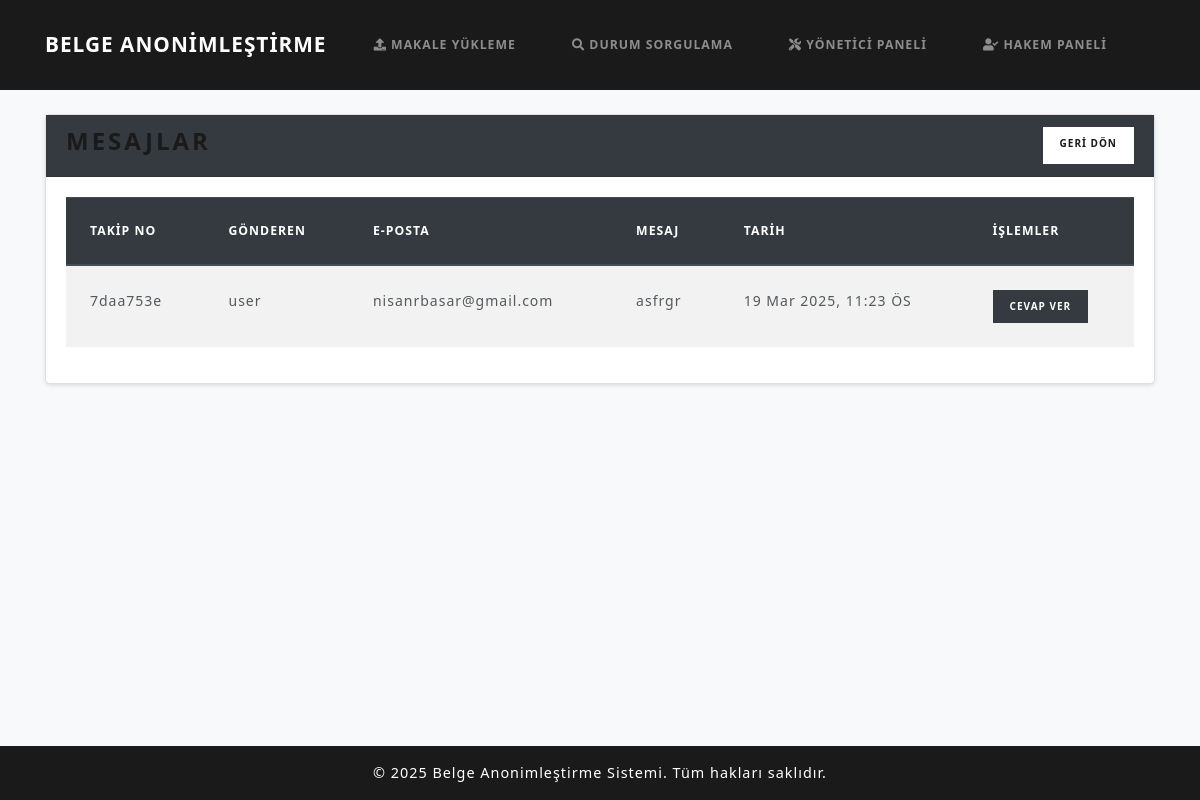
Page /makalesistemi/yonetici/messages/ on the earlier database version.
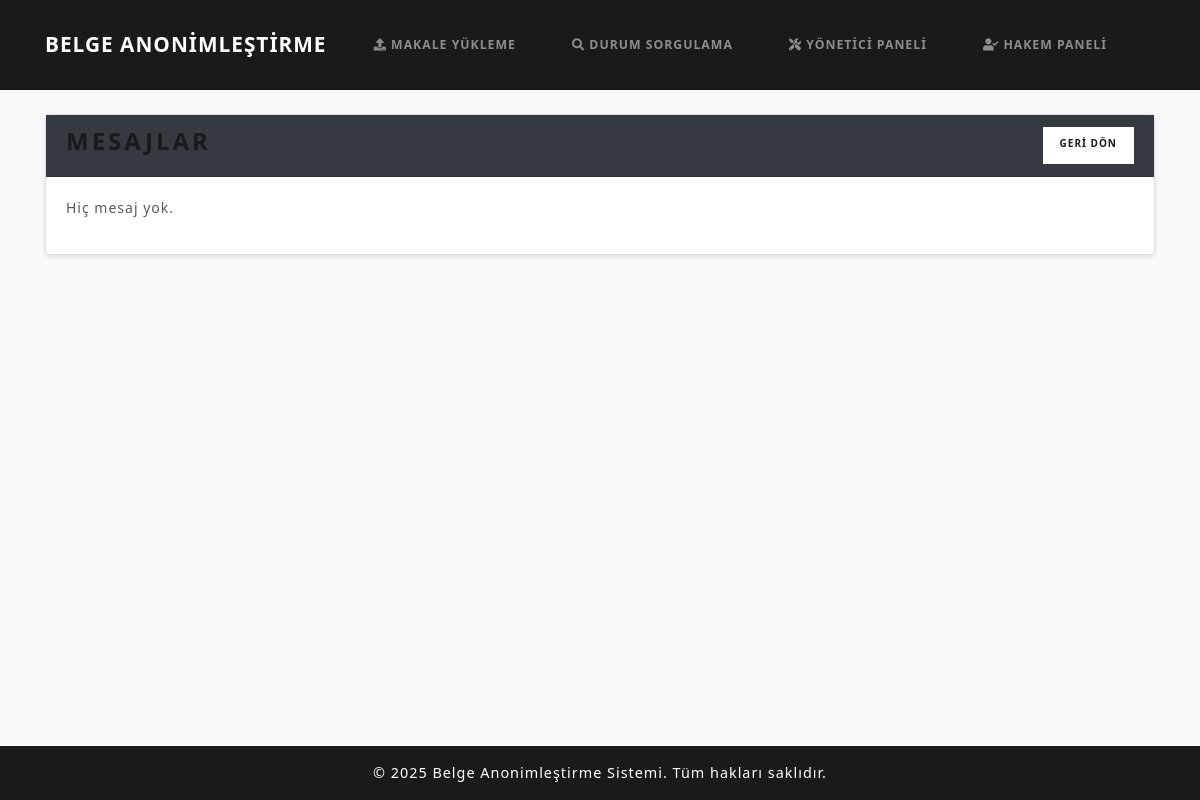
Same page on the later database version.
### papers/models.py (models this page shows, shortened)
class Message(models.Model):
    submission = models.ForeignKey(Submission, on_delete=models.CASCADE, related_name='messages')
    sender = models.CharField(max_length=50)
    sender_email = models.CharField(max_length=100, null=True, blank=True)
    content = models.TextField()
    timestamp = models.DateTimeField(default=timezone.now)

class Submission(models.Model):
    tracking_number = models.CharField(max_length=50, unique=True)
    email_hash = models.CharField(max_length=64)
    encrypted_filename = models.TextField(null=True, blank=True)
    original_pdf = models.FileField(upload_to='uploads/')
    revised_pdf = models.FileField(upload_to='uploads/', null=True, blank=True)
    anonymized_pdf = models.FileField(upload_to='anonymized/', null=True, blank=True)
    final_pdf = models.FileField(upload_to='final/', null=True, blank=True)
    final_sent = models.BooleanField(default=False)  # Final PDF gönderildi mi?
    extracted_keywords = models.TextField(blank=True, null=True)
    subtopics = models.ManyToManyField(Subtopic, blank=True, related_name='submissions')
    status = models.CharField(max_length=50, choices=STATUS_CHOICES, default='Gönderildi')
    review = models.TextField(null=True, blank=True)
    reviewer = models.ForeignKey(Reviewer, null=True, blank=True, on_delete=models.SET_NULL)
    timestamp = models.DateTimeField(default=timezone.now)
    reviewed_pdf = models.FileField(upload_to='reviewed/', null=True, blank=True)  # Yeni alan
    anonymized_data = models.TextField(null=True, blank=True)
    restored = models.BooleanField(default=False)

### papers/views.py (the view)
# urls.py: path('makalesistemi/yonetici/messages/', views.editor_messages, name='editor_messages'),
def editor_messages(request):
    all_msgs = Message.objects.all().order_by('-timestamp')
    return render(request, 'editor_messages.html', {'all_msgs': all_msgs})

### templates/editor_messages.html
{% extends 'base.html' %}
{% block content %}
<div class="card">
  <div class="card-header bg-dark text-white d-flex justify-content-between">
    <h3>Mesajlar</h3>
    <a href="{% url 'editor_dashboard' %}" class="btn btn-light btn-sm">GERİ DÖN</a>
  </div>
  <div class="card-body">
    {% if all_msgs %}
    <div class="table-responsive">
      <table class="table table-striped">
        <thead class="thead-dark">
          <tr>
            <th>Takip No</th>
            <th>Gönderen</th>
            <th>E-posta</th>
            <th>Mesaj</th>
            <th>Tarih</th>
            <th>İşlemler</th>
          </tr>
        </thead>
        <tbody>
          {% for msg in all_msgs %}
          <tr>
            <td>{{ msg.submission.tracking_number }}</td>
            <td>{{ msg.sender }}</td>
            <td>{{ msg.sender_email }}</td>
            <td>{{ msg.content }}</td>
            <td>{{ msg.timestamp|date:"d M Y, g:i A" }}</td>
            <td>
              <a href="{% url 'reply_to_message' msg.id %}" class="btn btn-dark btn-sm">Cevap Ver</a>
            </td>
          </tr>
          {% endfor %}
        </tbody>
      </table>
    </div>
    {% else %}
    <p>Hiç mesaj yok.</p>
    {% endif %}
  </div>
</div>
{% endblock %}

Differences in the rows shown:
removed Message: submission.tracking_number "7daa753e", sender "user", sender_email "nisanrbasar@gmail.com", content "asfrgr", timestamp "19 Mar 2025, 11:23 ÖS"
Other differences:
text no longer shown: "TAKIP NO GÖNDEREN E-POSTA MESAJ TARIH İŞLEMLER"
text now shown: "Hiç mesaj yok."
